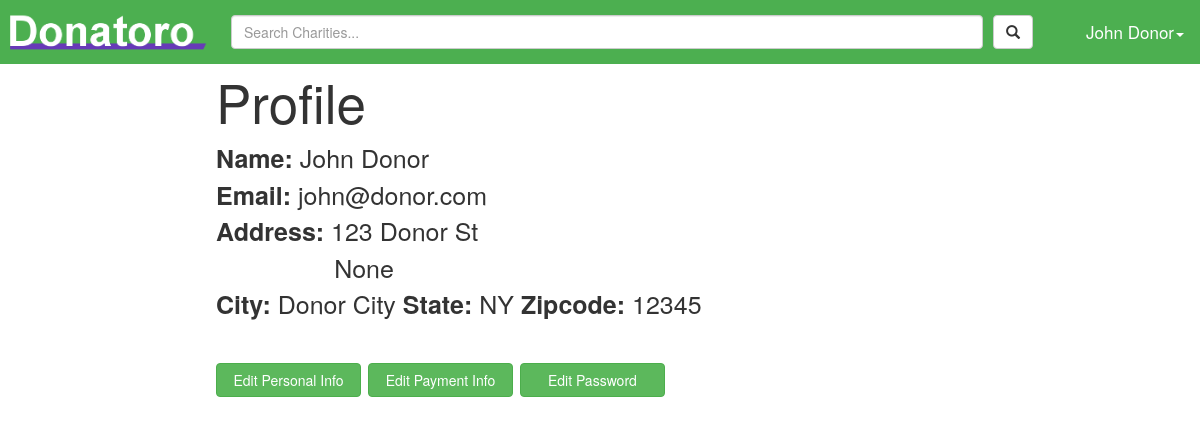
Before: /profile (signed in) with the older database file.
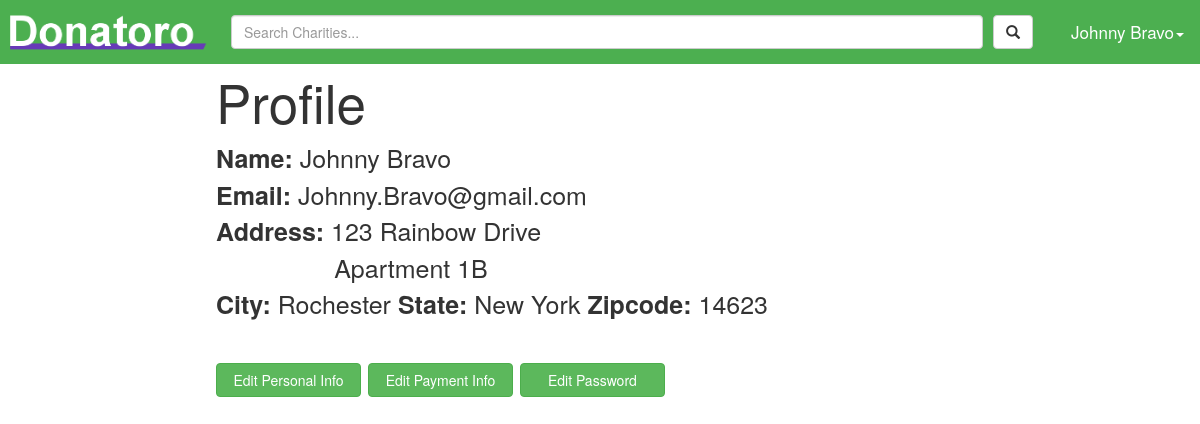
After: the same page with the newer database file.
### tables this page shows
CREATE TABLE "donor_info" ("firstName" TEXT NOT NULL , "lastName" TEXT NOT NULL , "streetAdd1" TEXT NOT NULL , "streetAdd2" TEXT, "city" TEXT NOT NULL , "state" TEXT NOT NULL , "zip" INTEGER NOT NULL , "userID" INTEGER PRIMARY KEY  NOT NULL  UNIQUE );

CREATE TABLE "user" ("id" INTEGER PRIMARY KEY  NOT NULL ,"email" TEXT NOT NULL ,"password" TEXT NOT NULL ,"isDonor" BOOL NOT NULL  DEFAULT (null) );

### donatoro.py (the view)
@app.route('/profile', methods = ['GET', 'POST'])
def profile():
    user = getUserById(session['userId'])
    if user["isDonor"]:
        return render_template_logged_in('DonorProfile/donorProfile.jinja')
    else:
        return render_template_logged_in('CharityProfile/charityProfile.jinja')

### dataBaseLogic.py (called while the page is built)
def get_db():
    return sqlite3.connect(app.config['DATABASE'])

def query_db(query, args=(), one=False):
    cur = get_db().execute(query, args)
    return cur
    cur.close()
    return test

def getUserById(userId):
    user = query_db('select * from user where id=?', (userId,)).fetchone()
    return dict(id=user[0], password=user[2], email=user[1], isDonor=user[3])

def getInfoByUserId(userId):
    user = getUserById(userId)
    if user["isDonor"]:
        donor = query_db('select * from donor_info where userID=?', (userId,)).fetchone()
        return dict(firstName=donor[0], lastName=donor[1], streetAdd1=donor[2], streetAdd2=donor[3],
                    city=donor[4], state=donor[5], zip=donor[6], userId=donor[7])
    else:
        charity = query_db('select * from charity_info where userID=?', (userId,)).fetchone()
        return dict(name=charity[0], identificationNum=charity[1], description=charity[2], streetAdd=charity[3],
                    city=charity[4], state=charity[5], zip=charity[6], country=charity[7], userId=charity[8],
                    charId=charity[9])

### donatoro.py (called while the page is built)
def render_template_logged_in(template, **context):
    user = getUserById(session['userId'])
    info = getInfoByUserId(session['userId'])
    return render_template(template, user=user, userInfo=info, **context)

### templates/DonorProfile/donorProfile.jinja (shortened to what this page needs)
{% extends "base.jinja" %}
{% block head %}
    <link rel="stylesheet" type="text/css" href="{{ url_for('static', filename='stylesheets/profile.css') }}" />
{% endblock %}
{% block body %}
    <div class="profileContainer">
        <div class="profileTitle">
            Profile
        </div>
        <b>Name:</b>
        {{ userInfo["firstName"] }} {{ userInfo["lastName"] }}
        <br>
        <b>Email:</b>
        {{user["email"]}}
        <br>
        <b>Address:</b>
        {{userInfo["streetAdd1"]}}
        <br>
        &nbsp;&nbsp;&nbsp;&nbsp;&nbsp;&nbsp;&nbsp;&nbsp;{{userInfo["streetAdd2"]}}
        <br>
        <b>City:</b>
        {{userInfo["city"]}}
        <b>State:</b>
        {{userInfo["state"]}}
        <b>Zipcode:</b>
        {{userInfo["zip"]}}
        <br>
        <br>
        <button class="btn btn-success profileButtons" onClick="location.href='../personal'" >Edit Personal Info</button>
        <button class="btn btn-success profileButtons" onClick="location.href='../payment'">Edit Payment Info</button>
        <button class="btn btn-success profileButtons" onClick="location.href='../password'">Edit Password</button>
    </div>
{% endblock %}

### templates/base.jinja (shortened to what this page needs)
<!DOCTYPE html>
<html lang="en">
<head>
    <link rel="stylesheet" type="text/css" href="{{ url_for('static', filename='stylesheets/font-awesome.min.css') }}" />
    <link rel="stylesheet" type="text/css" href="{{ url_for('static', filename='stylesheets/base.css') }}" />
    <link rel="stylesheet" href="https://maxcdn.bootstrapcdn.com/bootstrap/3.3.7/css/bootstrap.min.css">
    {% block head %}
    {% endblock %}
</head>
<body>
    <div class="topnav">
        {% if user and user["isDonor"] %}
        <a href="/newsFeed"><img src="/static/images/Donatoro-logo.png" class="logo"/></a>
        {% elif user and not user["isDonor"] %}
        <a href="/charity/admin"><img src="/static/images/Donatoro-logo.png" class="logo"/></a>
        {% else %}
        <a href="/"><img src="/static/images/Donatoro-logo.png" class="logo"/></a>
        {% endif %}
        {% if user %}
        <div class="dropdown username">
            {% if user["isDonor"] %}
                <button class="dropdown-toggle username" type="button" data-toggle="dropdown">{{ userInfo["firstName"] }} {{ userInfo["lastName"] }}<span class="caret"></span></button>
            {% else %}
                <button class="dropdown-toggle username" type="button" data-toggle="dropdown">{{ userInfo["name"] }}<span class="caret"></span></button>
            {% endif %}
        </div>
        {% if user["isDonor"] %}
            <div id="searchDiv">
                <form method="get" action="{{ url_for('results') }}" class="navbar-form navbar-left" id="searchForm" role="search">
                    <button type="submit" class="btn btn-default searchIcon"><span class="glyphicon glyphicon-search"></span></button>
                    <span><input type="text" class="form-control searchBar" name="searchQuery" placeholder="Search Charities..."></span>
                </form>
            </div>
        {% endif %}
        {% endif %}
    </div>
{% block body %}
{% endblock %}
</body>
</html>

### static/stylesheets/base.css (style rules this page uses)
body { margin:0; }
.topnav { overflow: hidden; background-color: #4CAF50; padding-bottom: 100px; margin-bottom: -100px; background-clip: content-box; }
.topnav a { float: left; display: block; color: white; text-align: center; text-decoration: none; font-size: 17px; position:relative; }
.topnav #searchForm { margin: 15px 0 0; padding-top: 0; padding-bottom: 0; width: 100%; overflow: hidden; float: left; box-shadow: none; }
.topnav #searchForm input { width: 100%; }
.topnav #searchForm > span { display: block; overflow: hidden; padding-right: 10px; }
.topnav #searchForm button { float: right; }
.topnav #searchDiv { margin-left: 216px; margin-right: 152px; }
.logo { height: 50px; margin-top: 7px; }
.topnav .username { float: right; background-color: Transparent; border: none; color: white; text-align: center; padding: 10px 8px; font-size: 17px; }

### static/stylesheets/profile.css (style rules this page uses)
.profileContainer { margin-left: 18%; margin-right: 18%; font-size: 25px }
.profileTitle { font-size: 53px }
.profileButtons { min-width: 145px; width: 18%; height: 20%; }

Changed rows visible on the page:
changed donor_info: firstName "John" → "Johnny"; lastName "Donor" → "Bravo"; streetAdd1 "123 Donor St" → "123 Rainbow Drive"; streetAdd2 (not shown) → "Apartment 1B"; city "Donor City" → "Rochester"; state "NY" → "New York"; zip "12345" → "14623"
changed user: email "john@donor.com" → "Johnny.Bravo@gmail.com"
Other visible differences:
{{ userInfo["streetAdd2"] }}: "None" → (not shown)
